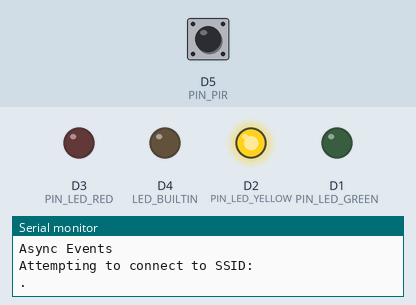
A program run on a simulated ESP8266 (Wemos D1 mini). Shown: output pins drawn as LEDs (lit = HIGH, except the on-board LED, lit = LOW), the last lines printed to the serial monitor. Inputs (shaded band) come from the test bench; at power-on: D5 (PIN_PIR) LOW. WiFi joins after 1.5 s; servers stay silent unless stated; not simulated (calls return 0 or success): secrets.h.

Above: at 1.2 s.
1.3 s: D5 (PIN_PIR) pulsed HIGH 2 times (0.12 s each, 0.3 s apart)
At 5.3 s:
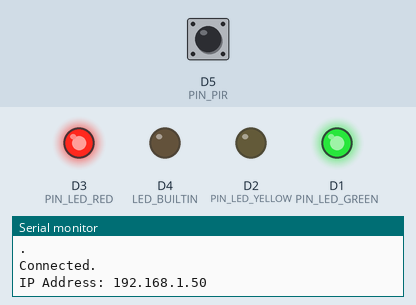
7.9 s: D5 (PIN_PIR) driven HIGH
At 10.7 s:
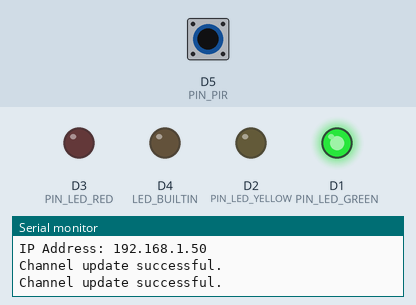
10.9 s: D5 (PIN_PIR) driven LOW
At 12.1 s:
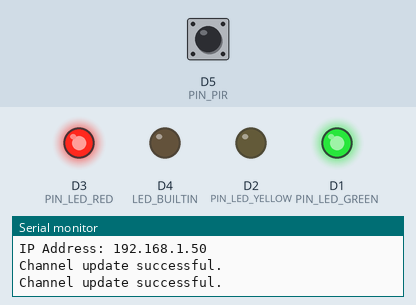
Timing chart, 0 to 14.7 s (numbered marks = the images above; inputs shaded):
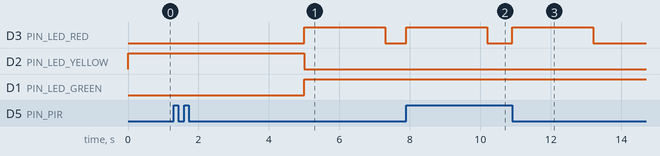

The program:

main.cpp
```cpp
// External LED Wiring, PIR Sensor Test Program
//
// @author PoofyPloop

#include <Arduino.h>
#include <ESP8266WiFi.h>
#include "secrets.h"
#include "ThingSpeak.h" // always include thingspeak header file after other header files and custom macros

char ssid[] = SECRET_SSID;      // your network SSID (name)
char pass[] = SECRET_SSID_PASS; // your network password
int keyIndex = 0;               // your network key Index number (needed only for WEP)
WiFiClient client;

int LEDState = HIGH;

unsigned long myChannelNumber = SECRET_CH_ID;
const char *myWriteAPIKey = SECRET_API_KEY;

// pin assignments for external LEDs
#define PIN_LED_GREEN D1
#define PIN_LED_YELLOW D2
#define PIN_LED_RED D3

// pin assignment for PIR input
#define PIN_PIR D5

volatile bool bEventOccurred;

void IRAM_ATTR isr()
{
  bEventOccurred = true;
}

void setup()
{
  // setup LED outputs
  pinMode(PIN_LED_GREEN, OUTPUT);
  pinMode(PIN_LED_YELLOW, OUTPUT);
  pinMode(PIN_LED_RED, OUTPUT);

  pinMode(D4, OUTPUT);
  digitalWrite(D4, LEDState);

  // setup PIR input
  pinMode(PIN_PIR, INPUT);

  // built-in LED
  pinMode(LED_BUILTIN, OUTPUT);

  Serial.begin(115200);
  WiFi.mode(WIFI_STA);
  ThingSpeak.begin(client); // Initialize ThingSpeak

  attachInterrupt(digitalPinToInterrupt(PIN_PIR), isr, CHANGE);

  Serial.println("\nAsync Events");
}

void loop()
{
  // Connect or reconnect to WiFi
  if (WiFi.status() != WL_CONNECTED)
  {
    Serial.print("Attempting to connect to SSID: ");
    Serial.println(SECRET_SSID);
    WiFi.begin(ssid, pass); // Connect to WPA/WPA2 network. Change this line if using open or WEP network
    while (WiFi.status() != WL_CONNECTED)
    {
      Serial.print(".");
      digitalWrite(PIN_LED_YELLOW, HIGH);
      delay(5000);
    }
    Serial.println("\nConnected.");
    digitalWrite(PIN_LED_YELLOW, LOW);
    digitalWrite(PIN_LED_GREEN, HIGH);
    // print ip address
    Serial.printf("IP Address: %s\n", WiFi.localIP().toString().c_str());
  }

  if (bEventOccurred)
  {
    int time = 2;
    while (time > 0)
    {
      time--;
      digitalWrite(PIN_LED_RED, HIGH);
      delay(1000);
    }
    int x = ThingSpeak.writeField(myChannelNumber, 1, 1, myWriteAPIKey);
    if (x == 200)
    {
      Serial.println("Channel update successful.");
    }
    else
    {
      Serial.println("Problem updating channel. HTTP error code " + String(x));
    }
    digitalWrite(PIN_LED_RED, LOW);
    bEventOccurred = false;
  }
}
```

Measured:
- after the input at 1.3 s, D3 (PIN_LED_RED): LOW → HIGH after 3.7 s, → LOW 2.3 s later
- after the input at 7.9 s, D3 (PIN_LED_RED): LOW → HIGH at once, → LOW 2.3 s later
- after the input at 10.9 s, D3 (PIN_LED_RED): LOW → HIGH at once, → LOW 2.3 s later
